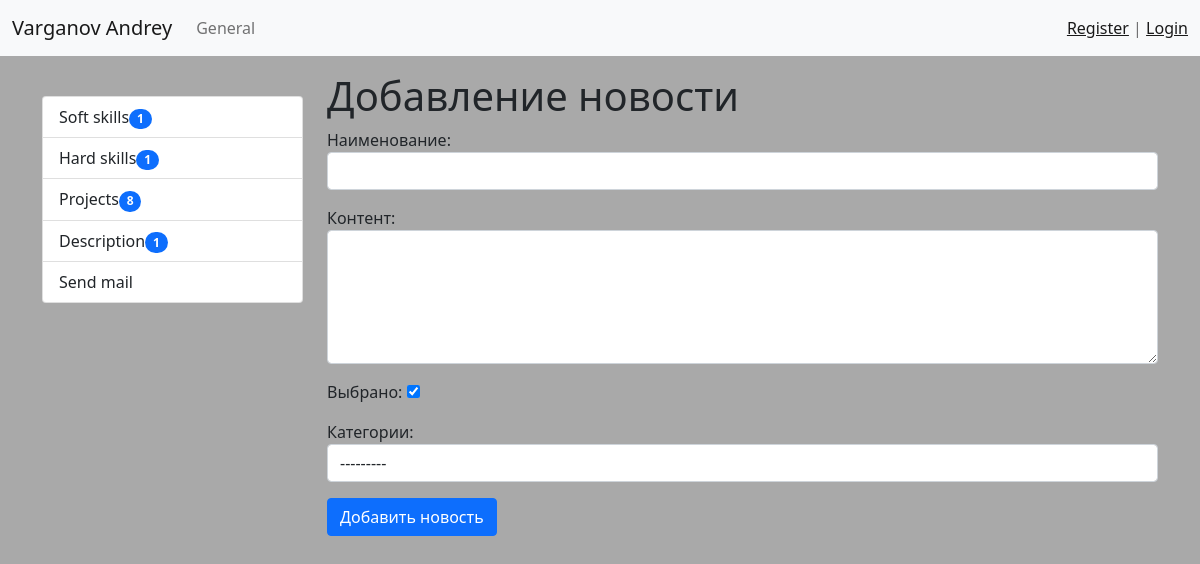
The page /home/add_news/ on the database its author committed.
### home/models.py (models this page shows)
class Category(models.Model):
    title = models.CharField(max_length=150, db_index=True, verbose_name='Категория')
    def get_absolute_url(self):
        return reverse('category', kwargs={"category_id": self.pk})
    def __str__(self):
        return self.title
    class Meta:
        verbose_name = 'Категория'
        verbose_name_plural = 'Категории'
        ordering = ['title']

### home/views.py (the view)
# urls.py: path('home/add_news/', add_news, name='add_news'),
def add_news(request):
   if request.method == 'POST':
       form = NewsForm(request.POST)
       if form.is_valid():
           news = form.save()
           return redirect(news)
   else:
       form = NewsForm()
   return render(request, 'home/add_news.html', {'form':form})

### home/forms.py (shortened to what this page needs)
class NewsForm(forms.ModelForm):
    class Meta:
        model = News_columns
        fields = ['title', 'content', 'is_published', 'category']
        widgets = {
            'title': forms.TextInput(attrs={'class': 'form-control'}),
            'content': forms.Textarea(attrs={'class': 'form-control', 'rows': 5}),
            'category': forms.Select(attrs={'class': 'form-control'}),
        }

### home/templatetags/news_tags.py (called while the page is built)
@register.inclusion_tag('home/list_cat.html')
def show_categories(arg1='Helo', arg2= 'Word'):
    categories = Category.objects.annotate(cnt=Count('news_columns', filter=F('news_columns__is_published'))).filter(cnt__gt=0)
    return {"categories": categories, "arg1": arg1, "arg2": arg2}

### home/templates/home/add_news.html (shortened to what this page needs)
{% extends 'base.html' %}
{% block sidebar %}
{% include 'inc/_sitebar.html' %}
{% endblock %}
{% block content %}
<h1>Добавление новости</h1>
<form action="{% url 'add_news' %}"metod="post">
    {{ form.as_p }}
    <button type="submit" class="btn btn-primary btn-block">Добавить новость</button>
</form>
{% endblock %}

### home/templates/home/list_cat.html
<div class="list-group">
    {% for item_cat in categories %}
        <a href="{{ item_cat.get_absolute_url }}" class="list-group-item list-group-item-action" aria-current="true">{{ item_cat.title }}<span class="badge bg-primary rounded-pill">{{ item_cat.cnt }}</span></a>
    {% endfor %}
    <a class="list-group-item list-group-item-action" href="{% url "send_mail" %}" role="button">Send mail</a>
</div>

### urba_web/static/css/style.css (style rules this page uses)
body { background-color: #A9A9A9; }

### rows shown on the page
Category: title "Soft skills", cnt "1"
Category: title "Hard skills", cnt "1"
Category: title "Projects", cnt "8"
Category: title "Description", cnt "1"
